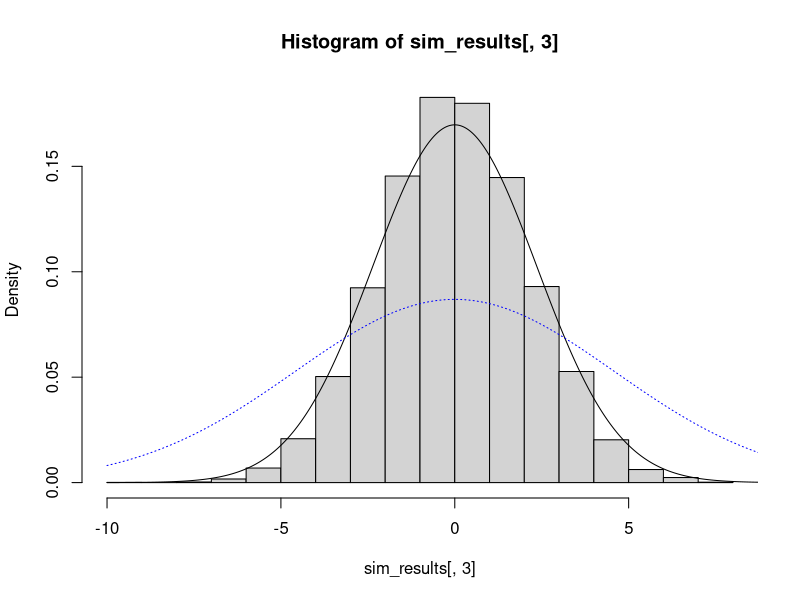
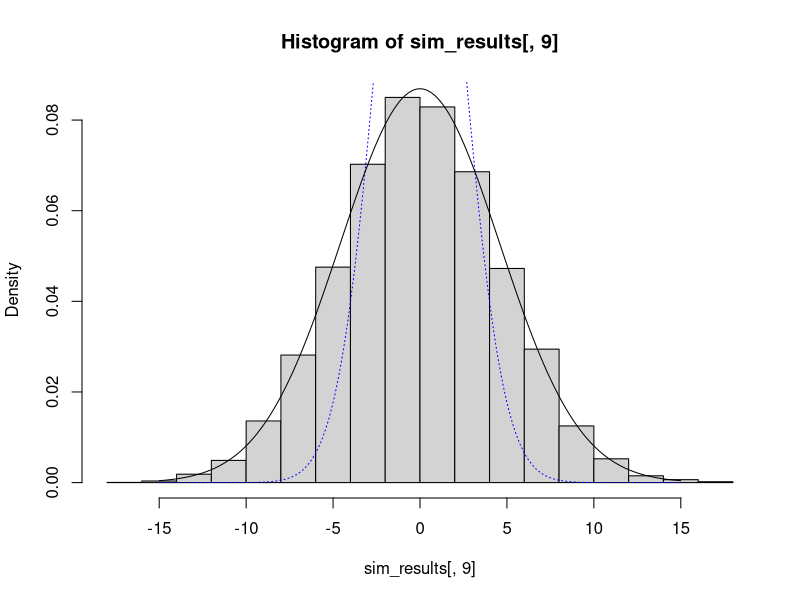

These figures' R source, in order:
###############################################################################
# Simple R implementation of the semiparametric average treatment effect 
# estimators analyzed in Hirano, Imbens, and Ridder 2003 (Estimation of Average 
# Treatment Effects using the Estimated Propensity Score)
# 
# General idea is to use data-adaptive series estimation of the propensity 
# score, and then estimate the ATE using IPW on the fitted propensity scores, 
# with an asymptotic variance estimator derived based on semiparametric theory
#
# The insight is that estimating the ATE using fitted weights (even when the 
# true propensity score is known) attains a lower asymptotic variance under 
# standard regularity conditions, and that a variance estimator can be constructed 
# to adjust for the first-step nonparametric estimation of the propensity score
###############################################################################

n_sim = 10000
sim_results = matrix(NA, nrow = n_sim, ncol = 12)

for (i in 1:n_sim){
  # Sample size
  n = 500
  
  # Covariates
  p = 2
  X = matrix(runif(n*p), ncol = p)
  
  # Treatment
  pi_x = 0.2 + (X[,1]*(1-X[,2]) + X[,2]*(1-X[,1]))*0.6
  Z = rbinom(n, 1, pi_x)
  
  # Outcome 
  tau = 2
  epsilon = rnorm(n, 0, 1)
  E_y = sin(pi*X[,1]) + cos(pi*X[,2]) + X[,1]*X[,2] + tau*Z
  y = E_y + epsilon
  
  # Polynomial basis (the paper assumes that ncol(P_K) is less than n^(1/9), 
  # but we stretch that assumption in order to fit pi_x nicely)
  K = 4
  P_K = cbind(1, poly(X, degree = K))
  
  # Estimate pi_x using the nonparametric series, truncate if necessary 
  # to avoid numeric issues when weighting by pi_hat and 1-pi_hat
  pi_hat = predict(glm(Z ~ 0 + P_K, binomial(link = "logit")), type = "response")
  eps = 0.05
  pi_hat = ifelse(pi_hat < eps, eps, ifelse(pi_hat > 1 - eps, 1 - eps, pi_hat))
  
  # Compute the ATEs
  tau_hat_fitted = mean((y*Z)/(pi_hat)) - mean((y*(1-Z))/(1-pi_hat))
  tau_hat_true = mean((y*Z)/(pi_x)) - mean((y*(1-Z))/(1-pi_x))
  
  # Estimate the asymptotic variances
  phi_hat = ((y*Z)/(pi_hat) - (y*(1-Z))/(1-pi_hat)) - tau_hat_fitted
  alpha_projection = predict(lm((((y*Z)/(pi_hat^2)) + ((y*(1-Z))/((1-pi_hat)^2))) ~ 0 + P_K))
  alpha_hat = - alpha_projection * (Z - pi_hat)
  var_hat_fitted = mean((phi_hat + alpha_hat)^2)
  var_hat_true = mean((((y*Z)/(pi_x) - (y*(1-Z))/(1-pi_x)) - tau_hat_true)^2)
  
  # Compute asymptotic confidence interval for the fitted weights estimator
  ci_lb_fitted = tau_hat_fitted - qnorm(0.975)*sqrt(var_hat_fitted)/sqrt(n)
  ci_ub_fitted = tau_hat_fitted + qnorm(0.975)*sqrt(var_hat_fitted)/sqrt(n)
  coverage_fitted = ((ci_lb_fitted <= tau) & (ci_ub_fitted >= tau))*1
  
  # Compute asymptotic confidence interval for the true weights estimator
  ci_lb_true = tau_hat_true - qnorm(0.975)*sqrt(var_hat_true)/sqrt(n)
  ci_ub_true = tau_hat_true + qnorm(0.975)*sqrt(var_hat_true)/sqrt(n)
  coverage_true = ((ci_lb_true <= tau) & (ci_ub_true >= tau))*1
  
  # Store results
  sim_results[i, ] <- c(tau_hat_fitted, var_hat_fitted, sqrt(n)*(tau_hat_fitted - tau), 
                        ci_lb_fitted, ci_ub_fitted, coverage_fitted, 
                        tau_hat_true, var_hat_true, sqrt(n)*(tau_hat_true - tau), 
                        ci_lb_true, ci_ub_true, coverage_true)
}

# Inspect the average simulation results
apply(sim_results, 2, mean)

# Look at the histogram of sqrt(n)*(tau_hat_fitted - tau)
hist(sim_results[,3], freq = F)
# Compare to the asymptotic normal distribution implied by the 
# two variance estimators (one that accounts for estimation of pi_hat
# and another that uses the true pi_x values)
x.seq = seq(-10, 10, length.out = 10000)
lines(x.seq, dnorm(x.seq, 0, sd = sqrt(mean(sim_results[,2]))))
lines(x.seq, dnorm(x.seq, 0, sd = sqrt(mean(sim_results[,8]))), col = "blue", lty = 3)
# We observe that the "fitted weights" variance matches the asymptotic 
# distribution of sqrt(n)*(tau_hat_fitted - tau) while the "true weights" variance 
# is too conservative. We can also see this by comparing each variance estimator 
# to the asymptotic distribution of sqrt(n)*(tau_hat_true - tau)
hist(sim_results[,9], freq = F)
x.seq = seq(-15, 15, length.out = 10000)
lines(x.seq, dnorm(x.seq, 0, sd = sqrt(mean(sim_results[,2]))), col = "blue", lty = 3)
lines(x.seq, dnorm(x.seq, 0, sd = sqrt(mean(sim_results[,8]))))

# This tracks the efficiency proof of Hirano et al (2003)
